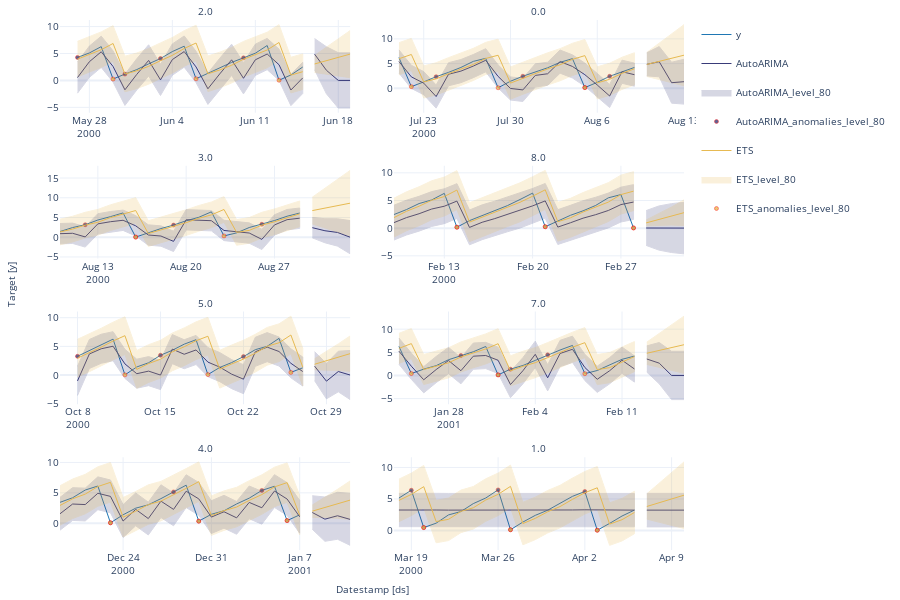

Notebook code for this chart:
### Code cell
#| hide
fcst.plot(fcst.forecast_fitted_values(),
          forecasts_df=fcsts_df,
          models=['AutoARIMA', 'ETS'], level=[80], 
          max_insample_length=20,
          plot_anomalies=True)
